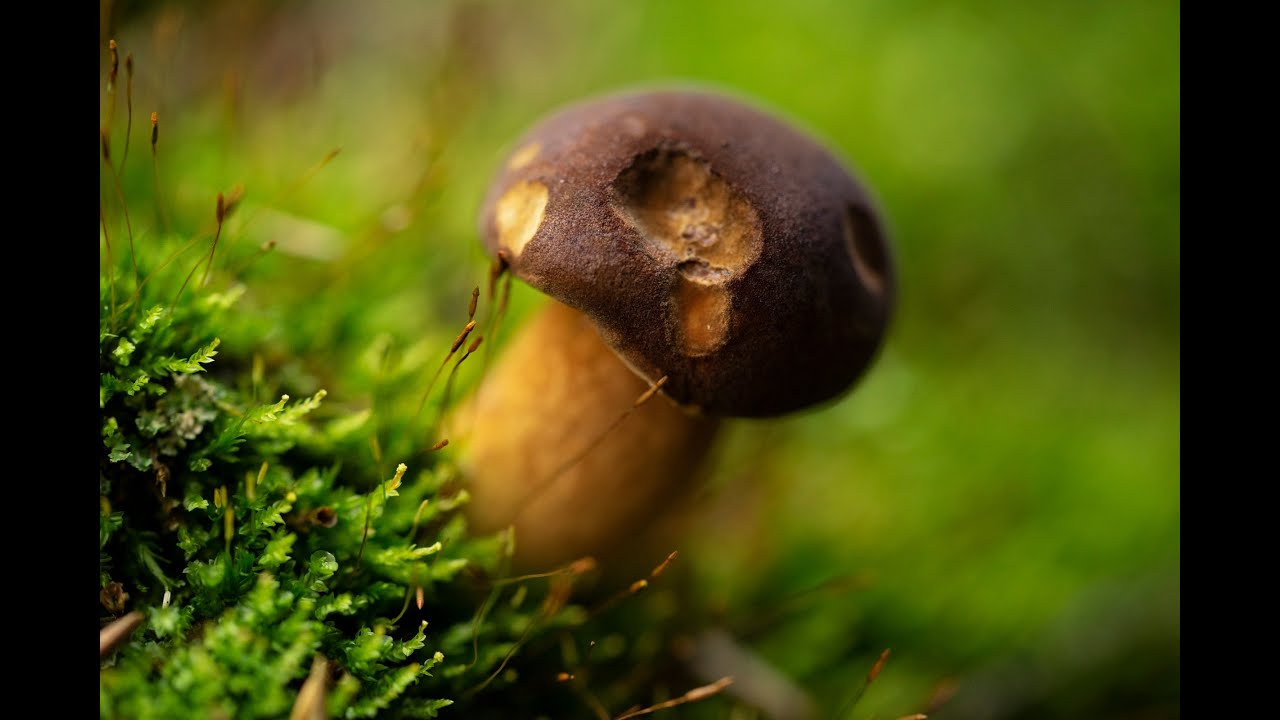
//> input picture image2.jpg, 1280 x 720 px
$ ./60s_TV_init_rev 3   (built with g++ and OpenCV 4)
//> lines starting //> are read from the running program, lines starting //| are printed output that depends on the picture
//> further down, img is the input picture: 720 rows x 1280 cols, CV_8UC3; mean B, G, R 15.6, 80.9, 76
#include <iostream>
#include <string>
#include <opencv2/highgui.hpp>
#include <opencv2/imgproc.hpp>
#include <immintrin.h>
#include <chrono>
#include <omp.h>
#define NUM_THREAD 32
#define TEST_MODE 1

using namespace std;
using namespace cv;
using namespace chrono;

double dsum = 0.0;

static __m128i cur_seed;

inline void rand_sse(unsigned int *result)
{
    __m128i cur_seed_split;
    __m128i multiplier;
    __m128i adder;
    __m128i mod_mask;
    __m128i sra_mask;
    __m128i sseresult;
    static const unsigned int mult[4] = {214013, 17405, 214013, 69069};
    static const unsigned int gadd[4] = {2531011, 10395331, 13737667, 1};
    static const unsigned int mask[4] = {0xFFFFFFFF, 0, 0xFFFFFFFF, 0};
    static const unsigned int masklo[4] = {0x00007FFF, 0x00007FFF, 0x00007FFF, 0x00007FFF};

    adder = _mm_load_si128((__m128i *)gadd);
    multiplier = _mm_load_si128((__m128i *)mult);
    mod_mask = _mm_load_si128((__m128i *)mask);
    sra_mask = _mm_load_si128((__m128i *)masklo);
    cur_seed_split = _mm_shuffle_epi32(cur_seed, _MM_SHUFFLE(2, 3, 0, 1));

    cur_seed = _mm_mul_epu32(cur_seed, multiplier);
    multiplier = _mm_shuffle_epi32(multiplier, _MM_SHUFFLE(2, 3, 0, 1));
    cur_seed_split = _mm_mul_epu32(cur_seed_split, multiplier);

    cur_seed = _mm_and_si128(cur_seed, mod_mask);
    cur_seed_split = _mm_and_si128(cur_seed_split, mod_mask);
    cur_seed_split = _mm_shuffle_epi32(cur_seed_split, _MM_SHUFFLE(2, 3, 0, 1));
    cur_seed = _mm_or_si128(cur_seed, cur_seed_split);
    cur_seed = _mm_add_epi32(cur_seed, adder);

    _mm_storeu_si128((__m128i *)result, cur_seed);
    return;
}

inline void get_rand(unsigned int *result) {
    rand_sse(result);
    rand_sse(result + 4);
}

void nothing(int x, void *data) {}

void tv_60(Mat img, int times)
{
//> called with times = 3

    if (TEST_MODE)
	{
		namedWindow("image");
		int slider = 0;
		int slider2 = 0;
		createTrackbar("val", "image", nullptr, 255, nothing);
		setTrackbarPos("val", "image", slider);

		createTrackbar("threshold", "image", nullptr, 100, nothing);
		setTrackbarPos("threshold", "image", slider2);
	}

    int height = img.size().height;
    int width = img.size().width;

    auto start = system_clock::now();

    // move changed to gray the outer loop to save the time to change it every time in the loop
    Mat gray = img.clone();
    // gray.convertTo(gray,CV_32F);
    Mat channels[3];
    split(gray, channels);
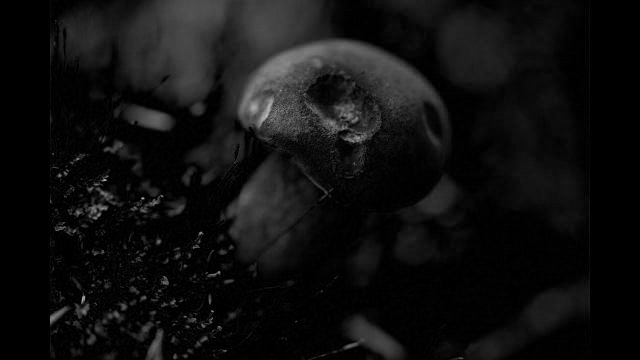
//> channels[0]: 720 rows x 1280 cols, CV_8UC1 (shown at 1/2 size); min 0, max 208, mean 15.6
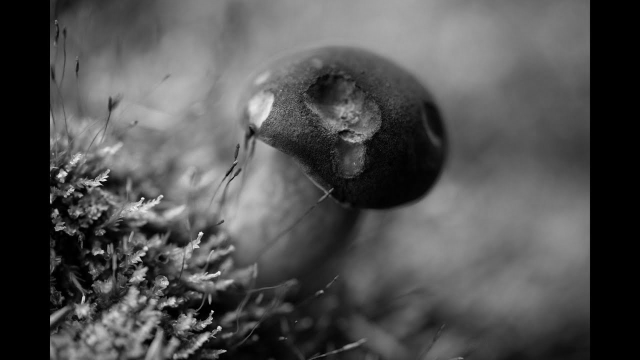
//> channels[1]: 720 rows x 1280 cols, CV_8UC1 (shown at 1/2 size); min 0, max 255, mean 80.9
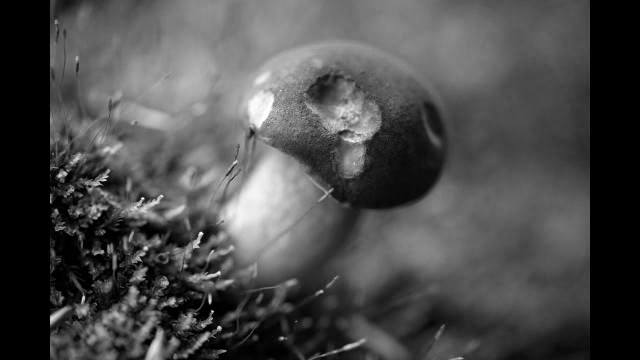
//> channels[2]: 720 rows x 1280 cols, CV_8UC1 (shown at 1/2 size); min 0, max 255, mean 76
    Mat H = channels[0];
    H.convertTo(H, CV_32F);
    Mat S = channels[1];
    S.convertTo(S, CV_32F);
    Mat V = channels[2];
    V.convertTo(V, CV_32F);
    float *b = &(H.at<float>(0, 0));
    float *g = &(S.at<float>(0, 0));
    float *r = &(V.at<float>(0, 0));
    __m256 calc1 = _mm256_set1_ps(0.299);
    __m256 calc2 = _mm256_set1_ps(0.587);
    __m256 calc3 = _mm256_set1_ps(0.114);
#pragma omp parallel for num_threads(NUM_THREAD)
    for (int i = 0; i < height * width; i += 8)
    {
        // 0.299 ∙ Red + 0.587 ∙ Green + 0.114 ∙ Blue.
        // int gray_num = 0.299 * r + 0.587 * g + 0.114 * b;
        __m256 b1 = _mm256_load_ps(b + i);
        __m256 g1 = _mm256_load_ps(g + i);
        __m256 r1 = _mm256_load_ps(r + i);

        __m256 b1_mul = _mm256_mul_ps(b1, calc3);
        __m256 g1_mul = _mm256_mul_ps(g1, calc2);
        __m256 r1_mul = _mm256_mul_ps(r1, calc1);

        __m256 gray_num = _mm256_add_ps(b1_mul, g1_mul);
        gray_num = _mm256_add_ps(gray_num, r1_mul);

        _mm256_store_ps(b + i, gray_num);
    }

    gray = H.clone();
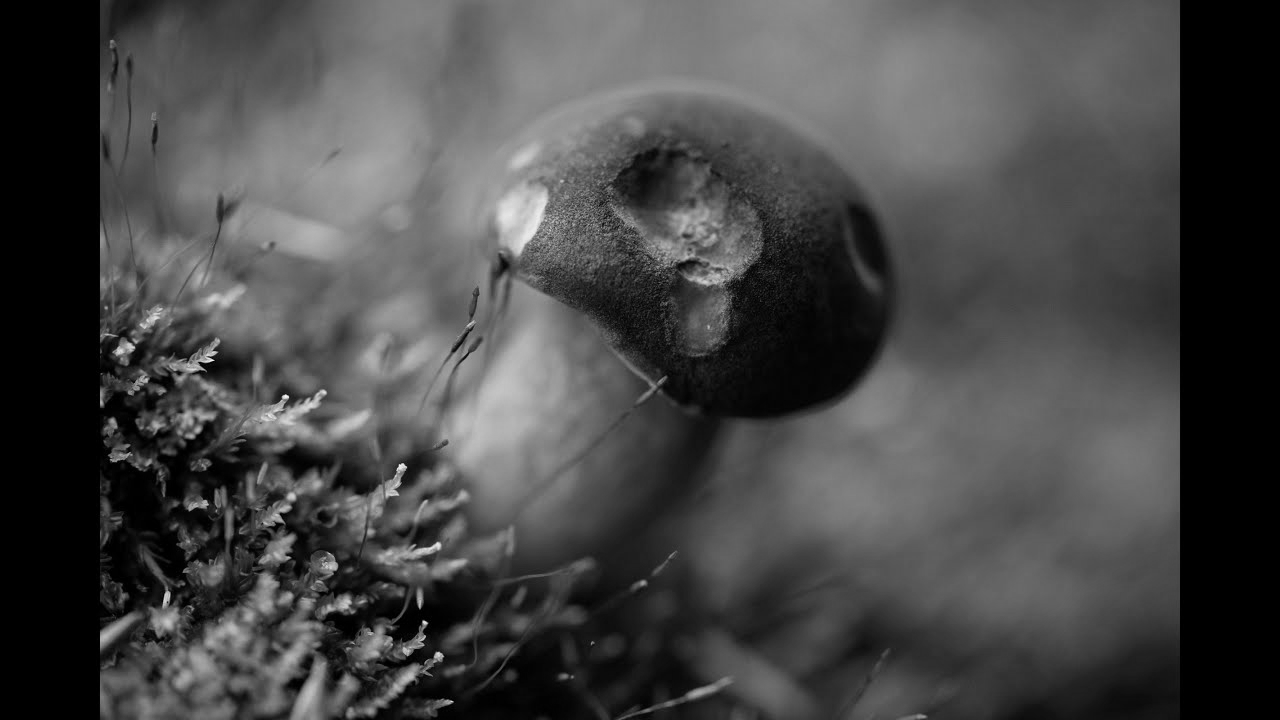
//> gray: 720 rows x 1280 cols, CV_32FC1; min 0, max 247.2, mean 72

    __m256 comp_val1 = _mm256_set1_ps(255);
    __m256 comp_val2 = _mm256_set1_ps(0);
    __m256 set_0 = _mm256_set1_ps(0);
    unsigned int randset[8];

    float thresh = 0.0;
	float val = 0.0;
	int count = 0;

    auto end = system_clock::now();
    auto duration = duration_cast<microseconds>(end - start);
	dsum += duration.count();

    while (true)
    {
        start = system_clock::now();
        Mat gray_temp;
        gray_temp = gray.clone();
        if (TEST_MODE)
		{
			thresh = getTrackbarPos("threshold", "image");
			val = getTrackbarPos("val", "image");
		}
		else
		{
			thresh = 60.5;
			val = 120;
		}
        __m256 get_thresh = _mm256_set1_ps(thresh);
        float *gray_pixel = &(gray_temp.at<float>(0, 0));

#pragma omp parallel for num_threads(NUM_THREAD)
        for (int i = 0; i < height * width; i += 32)
        {
            __m256 gray_channel1 = _mm256_load_ps(gray_pixel + i);
            get_rand((unsigned int *)randset);
            __m256 rand_val11 = _mm256_set_ps((float)(randset[0] % 100), (float)(randset[1] % 100), (float)(randset[2] % 100), (float)(randset[3] % 100), (float)(randset[4] % 100), (float)(randset[5] % 100), (float)(randset[6] % 100), (float)(randset[7] % 100));
            get_rand((unsigned int *)randset);
            __m256 rand_val12 = _mm256_set_ps((float)(randset[0] % 2), (float)(randset[1] % 2), (float)(randset[2] % 2), (float)(randset[3] % 2), (float)(randset[4] % 2), (float)(randset[5] % 2), (float)(randset[6] % 2), (float)(randset[7] % 2));
            // compare rand() % 100 <= thresh
            // rand_val111[0] - get_thresh[0]是负数，返回0
            // rand_val11[0] - get_thresh[0]是正数，返回nan
            __m256 cmp_val11 = _mm256_cmp_ps(rand_val11, get_thresh, _CMP_GT_OQ);
            // compare rand() % 2 == 0
            // rand_val12[0]是1，返回0
            // rand_val12[0]是0，返回nan
            __m256 cmp_val12 = _mm256_cmp_ps(rand_val12, comp_val2, _CMP_EQ_OQ);
            get_rand((unsigned int *)randset);
            __m256 calc_pos1 = _mm256_set_ps((float)(randset[0] % ((int)val + 1)), (float)(randset[1] % ((int)val + 1)), (float)(randset[2] % ((int)val + 1)), (float)(randset[3] % ((int)val + 1)), (float)(randset[4] % ((int)val + 1)), (float)(randset[5] % ((int)val + 1)), (float)(randset[6] % ((int)val + 1)), (float)(randset[7] % ((int)val + 1)));
            get_rand((unsigned int *)randset);
            __m256 calc_neg1 = _mm256_set_ps((float)-(randset[0] % ((int)val + 1)), (float)(-randset[1] % ((int)val + 1)), (float)(-randset[2] % ((int)val + 1)), (float)(-randset[3] % ((int)val + 1)), (float)(-randset[4] % ((int)val + 1)), (float)(-randset[5] % ((int)val + 1)), (float)(-randset[6] % ((int)val + 1)), (float)(-randset[7] % ((int)val + 1)));

            __m256 blend_11 = _mm256_blendv_ps(calc_pos1, calc_neg1, cmp_val12);
            __m256 add_val11 = _mm256_add_ps(gray_channel1, blend_11);
            __m256 blend_12 = _mm256_blendv_ps(add_val11, gray_channel1, cmp_val11);

            __m256 bound_11 = _mm256_min_ps(blend_12, comp_val1);
            __m256 bound_12 = _mm256_max_ps(bound_11, comp_val2);

            _mm256_store_ps(gray_pixel + i, bound_12);


            __m256 gray_channel2 = _mm256_load_ps(gray_pixel + i + 8);
            get_rand((unsigned int *)randset);
            __m256 rand_val21 = _mm256_set_ps((float)(randset[0] % 100), (float)(randset[1] % 100), (float)(randset[2] % 100), (float)(randset[3] % 100), (float)(randset[4] % 100), (float)(randset[5] % 100), (float)(randset[6] % 100), (float)(randset[7] % 100));
            get_rand((unsigned int *)randset);
            __m256 rand_val22 = _mm256_set_ps((float)(randset[0] % 2), (float)(randset[1] % 2), (float)(randset[2] % 2), (float)(randset[3] % 2), (float)(randset[4] % 2), (float)(randset[5] % 2), (float)(randset[6] % 2), (float)(randset[7] % 2));
            __m256 cmp_val21 = _mm256_cmp_ps(rand_val21, get_thresh, _CMP_GT_OQ);
            __m256 cmp_val22 = _mm256_cmp_ps(rand_val22, comp_val2, _CMP_EQ_OQ);
            get_rand((unsigned int *)randset);
            __m256 calc_pos2 = _mm256_set_ps((float)(randset[0] % ((int)val + 1)), (float)(randset[1] % ((int)val + 1)), (float)(randset[2] % ((int)val + 1)), (float)(randset[3] % ((int)val + 1)), (float)(randset[4] % ((int)val + 1)), (float)(randset[5] % ((int)val + 1)), (float)(randset[6] % ((int)val + 1)), (float)(randset[7] % ((int)val + 1)));
            get_rand((unsigned int *)randset);
            __m256 calc_neg2 = _mm256_set_ps((float)-(randset[0] % ((int)val + 1)), (float)(-randset[1] % ((int)val + 1)), (float)(-randset[2] % ((int)val + 1)), (float)(-randset[3] % ((int)val + 1)), (float)(-randset[4] % ((int)val + 1)), (float)(-randset[5] % ((int)val + 1)), (float)(-randset[6] % ((int)val + 1)), (float)(-randset[7] % ((int)val + 1)));

            __m256 blend_21 = _mm256_blendv_ps(calc_pos2, calc_neg2, cmp_val22);
            __m256 add_val21 = _mm256_add_ps(gray_channel2, blend_21);
            __m256 blend_22 = _mm256_blendv_ps(add_val21, gray_channel2, cmp_val21);

            __m256 bound_21 = _mm256_min_ps(blend_22, comp_val1);
            __m256 bound_22 = _mm256_max_ps(bound_21, comp_val2);

            _mm256_store_ps(gray_pixel + i + 8, bound_22);


            __m256 gray_channel3 = _mm256_load_ps(gray_pixel + i + 16);
            get_rand((unsigned int *)randset);
            __m256 rand_val31 = _mm256_set_ps((float)(randset[0] % 100), (float)(randset[1] % 100), (float)(randset[2] % 100), (float)(randset[3] % 100), (float)(randset[4] % 100), (float)(randset[5] % 100), (float)(randset[6] % 100), (float)(randset[7] % 100));
            get_rand((unsigned int *)randset);
            __m256 rand_val32 = _mm256_set_ps((float)(randset[0] % 2), (float)(randset[1] % 2), (float)(randset[2] % 2), (float)(randset[3] % 2), (float)(randset[4] % 2), (float)(randset[5] % 2), (float)(randset[6] % 2), (float)(randset[7] % 2));
            __m256 cmp_val31 = _mm256_cmp_ps(rand_val31, get_thresh, _CMP_GT_OQ);
            __m256 cmp_val32 = _mm256_cmp_ps(rand_val32, comp_val2, _CMP_EQ_OQ);
            get_rand((unsigned int *)randset);
            __m256 calc_pos3 = _mm256_set_ps((float)(randset[0] % ((int)val + 1)), (float)(randset[1] % ((int)val + 1)), (float)(randset[2] % ((int)val + 1)), (float)(randset[3] % ((int)val + 1)), (float)(randset[4] % ((int)val + 1)), (float)(randset[5] % ((int)val + 1)), (float)(randset[6] % ((int)val + 1)), (float)(randset[7] % ((int)val + 1)));
            get_rand((unsigned int *)randset);
            __m256 calc_neg3 = _mm256_set_ps((float)-(randset[0] % ((int)val + 1)), (float)(-randset[1] % ((int)val + 1)), (float)(-randset[2] % ((int)val + 1)), (float)(-randset[3] % ((int)val + 1)), (float)(-randset[4] % ((int)val + 1)), (float)(-randset[5] % ((int)val + 1)), (float)(-randset[6] % ((int)val + 1)), (float)(-randset[7] % ((int)val + 1)));

            __m256 blend_31 = _mm256_blendv_ps(calc_pos2, calc_neg3, cmp_val32);
            __m256 add_val31 = _mm256_add_ps(gray_channel3, blend_31);
            __m256 blend_32 = _mm256_blendv_ps(add_val31, gray_channel3, cmp_val31);

            __m256 bound_31 = _mm256_min_ps(blend_32, comp_val1);
            __m256 bound_32 = _mm256_max_ps(bound_31, comp_val2);

            _mm256_store_ps(gray_pixel + i + 16, bound_32);


            __m256 gray_channel4 = _mm256_load_ps(gray_pixel + i + 24);
            get_rand((unsigned int *)randset);
            __m256 rand_val41 = _mm256_set_ps((float)(randset[0] % 100), (float)(randset[1] % 100), (float)(randset[2] % 100), (float)(randset[3] % 100), (float)(randset[4] % 100), (float)(randset[5] % 100), (float)(randset[6] % 100), (float)(randset[7] % 100));
            get_rand((unsigned int *)randset);
            __m256 rand_val42 = _mm256_set_ps((float)(randset[0] % 2), (float)(randset[1] % 2), (float)(randset[2] % 2), (float)(randset[3] % 2), (float)(randset[4] % 2), (float)(randset[5] % 2), (float)(randset[6] % 2), (float)(randset[7] % 2));
            __m256 cmp_val41 = _mm256_cmp_ps(rand_val41, get_thresh, _CMP_GT_OQ);
            __m256 cmp_val42 = _mm256_cmp_ps(rand_val42, comp_val2, _CMP_EQ_OQ);
            get_rand((unsigned int *)randset);
            __m256 calc_pos4 = _mm256_set_ps((float)(randset[0] % ((int)val + 1)), (float)(randset[1] % ((int)val + 1)), (float)(randset[2] % ((int)val + 1)), (float)(randset[3] % ((int)val + 1)), (float)(randset[4] % ((int)val + 1)), (float)(randset[5] % ((int)val + 1)), (float)(randset[6] % ((int)val + 1)), (float)(randset[7] % ((int)val + 1)));
            get_rand((unsigned int *)randset);
            __m256 calc_neg4 = _mm256_set_ps((float)-(randset[0] % ((int)val + 1)), (float)(-randset[1] % ((int)val + 1)), (float)(-randset[2] % ((int)val + 1)), (float)(-randset[3] % ((int)val + 1)), (float)(-randset[4] % ((int)val + 1)), (float)(-randset[5] % ((int)val + 1)), (float)(-randset[6] % ((int)val + 1)), (float)(-randset[7] % ((int)val + 1)));

            __m256 blend_41 = _mm256_blendv_ps(calc_pos4, calc_neg4, cmp_val42);
            __m256 add_val41 = _mm256_add_ps(gray_channel4, blend_41);
            __m256 blend_42 = _mm256_blendv_ps(add_val41, gray_channel4, cmp_val41);

            __m256 bound_41 = _mm256_min_ps(blend_42, comp_val1);
            __m256 bound_42 = _mm256_max_ps(bound_41, comp_val2);

            _mm256_store_ps(gray_pixel + i + 24, bound_42);
        }


        gray_temp.convertTo(gray_temp,CV_8U);

        end = system_clock::now();
        duration = duration_cast<microseconds>(end - start);
		dsum += duration.count();

        if (!TEST_MODE)
		{
			if (++count > times)
			{
				break;
			}
		}

		if (TEST_MODE)
		{
			imshow("original", img);
			imshow("image", gray_temp);

			if (waitKey(1) == 'q')
//> the 'q' key is pressed
				break;
		}
	}
	if (TEST_MODE)
        destroyAllWindows();
}

int main(int argc, char **argv)
{
    int times = 1;
	times = atoi(argv[1]);
	Mat img = imread("image2.jpg");
	tv_60(img, times);

	cout << "It takes "
		 << dsum * microseconds::period::num / microseconds::period::den * 1000.0 / double(times)
		 << " milliseconds" << endl;
	return 0;
}

$ run again, with image5.jpg copied over image2.jpg
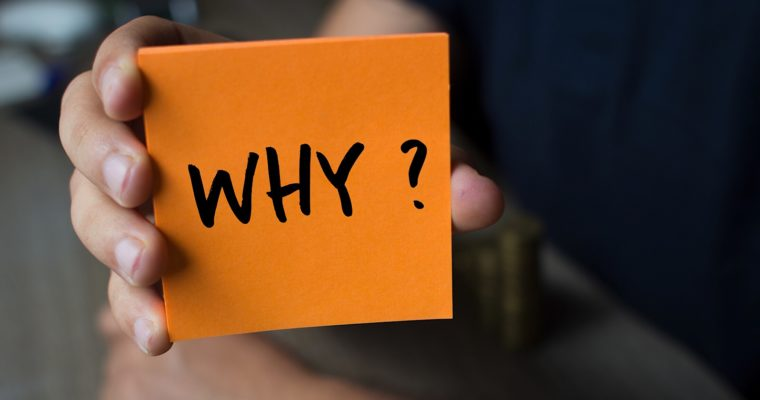
//> input picture image5.jpg, 760 x 400 px
//> img is the input picture: 400 rows x 760 cols, CV_8UC3; mean B, G, R 46.9, 70.2, 101
//> in tv_60, `split(gray, channels);`:
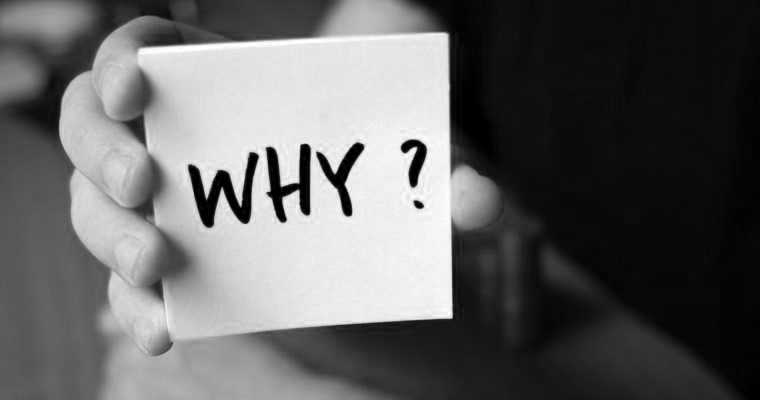
//> channels[2]: 400 rows x 760 cols, CV_8UC1; min 0, max 255, mean 101
//> in tv_60, `gray = H.clone();`:
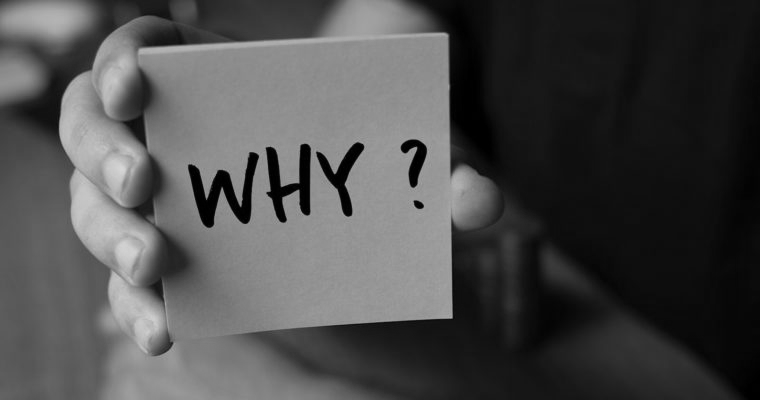
//> gray: 400 rows x 760 cols, CV_32FC1; min 0, max 214.2, mean 76.8
